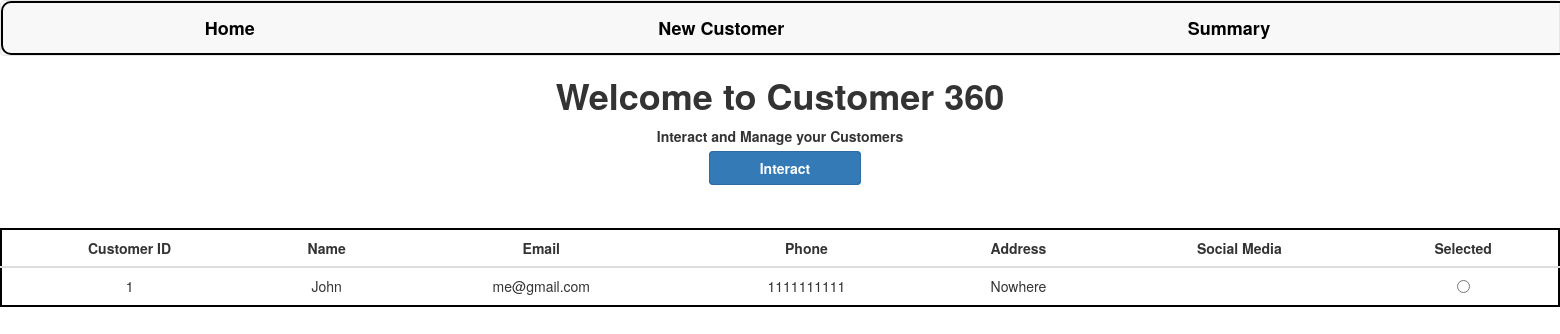
Before: / with the older database file.
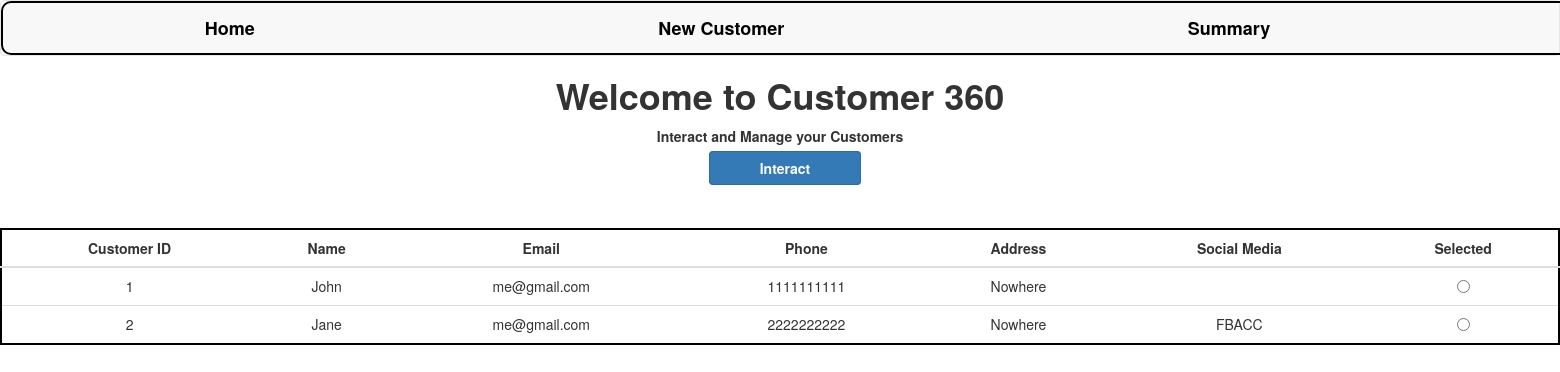
After: the same page with the newer database file.
### customer360/models.py (models this page shows, shortened)
class Customer(models.Model):
    id = models.AutoField(primary_key=True)
    name = models.CharField(max_length=100)
    email = models.EmailField(max_length=100)
    phone = models.CharField(max_length=20)
    address = models.CharField(max_length=200)
    social_media = models.CharField(max_length=100, blank=True)

### customer360/views.py (the view)
# urls.py: path('',views.index,name="index"),
def index(request):
    customers = Customer.objects.all()
    context = {"customers":customers}
    return render(request,"index.html",context=context)

### customer360/templates/index.html (shortened to what this page needs)
{% extends 'base.html' %}
{% load static %}
{% block content %}
<html>
    <head>
    </head>
    <body>
        <h1>Welcome to Customer 360</h1>
        <p>Interact and Manage your Customers</p>
        <a class="btn btn-primary" style="font-weight:bold; display:inline" onclick="set_customer()">Interact</a>
        <table class="table">
            <thead>
                <tr>
                    <th>Customer ID</th>
                    <th>Name</th>
                    <th>Email</th>
                    <th>Phone</th>
                    <th>Address</th>
                    <th>Social Media</th>
                    <th>Selected</th>
                </tr>
            </thead>
            <tbody>
                {% for customer in customers %}
                    <tr>
                        <td>{{customer.id }}</td>
                        <td>{{customer.name }}</td>
                        <td>{{customer.email }}</td>
                        <td>{{customer.phone }}</td>
                        <td>{{customer.address }}</td>
                        <td>{{customer.social_media }}</td>
                        <td>
                            <input type="radio" name="selected_customers" value="{{ customer.id }}">
                        </td>
                    </tr>
                {% endfor %}
            </tbody>
        </table>
    </body>
</html>
{% endblock content %}

### customer360/templates/base.html (shortened to what this page needs)
{% load static %}
<!DOCTYPE html>
<html>
    <head>
        <link rel="stylesheet" href="https://maxcdn.bootstrapcdn.com/bootstrap/3.4.1/css/bootstrap.min.css">
        <link rel="stylesheet" href="{% static 'css/main.css' %}">
    </head>
    <body>
        <nav class="navbar navbar-default">
                <ul class="nav navbar-nav">
                    <li>
                        <a style="color:black;" href="/">Home</a>
                    </li>
                    <li>
                        <a  style="color:black;" href="/create">New Customer</a>
                    </li>
                    <li>
                        <a style="color:black;" href="/summary">Summary</a>
                    </li>
                </ul>
        </nav>
        {% block content %}
        {% endblock %}
    </body>
</html>

### static/css/main.css (style rules this page uses)
body { text-align: center; margin: auto; }
h1,p { font-weight: bold; }
table { margin: auto; border: 2px solid #000000; margin-top: 50px; border-radius: 15px; background-color: white; text-align: center; }
th { text-align: center; }
.nav { width: 200%; border: 2px solid black; border-radius: 10px; }
.nav li { margin-right: 6%; margin-left: 6%; font-size: large; font-weight: bold; }
.btn { display: flex; margin-top: 10px; margin-bottom: 10px; padding-left: 50px; padding-right: 50px; text-align: left; margin-left: 10px; }

Changed rows visible on the page:
added Customer: id "2", name "Jane", email "me@gmail.com", phone "2222222222", address "Nowhere", social_media "FBACC"
